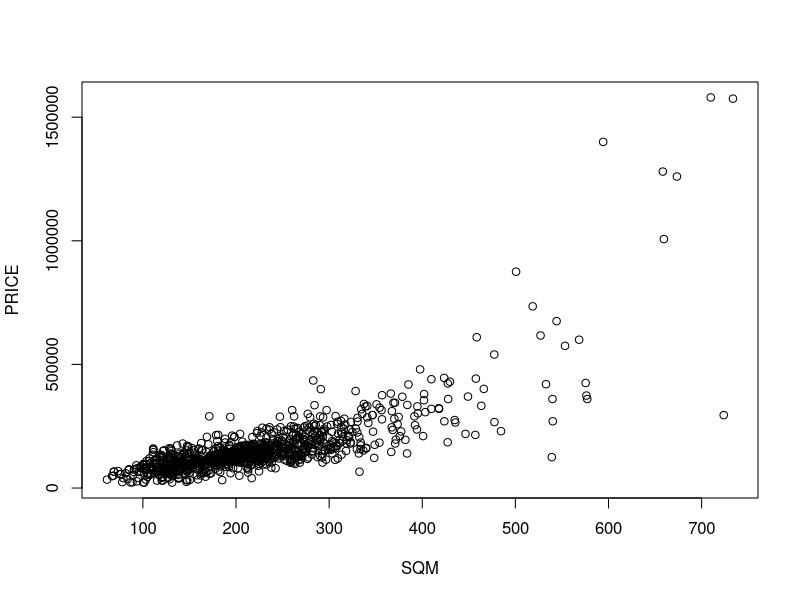
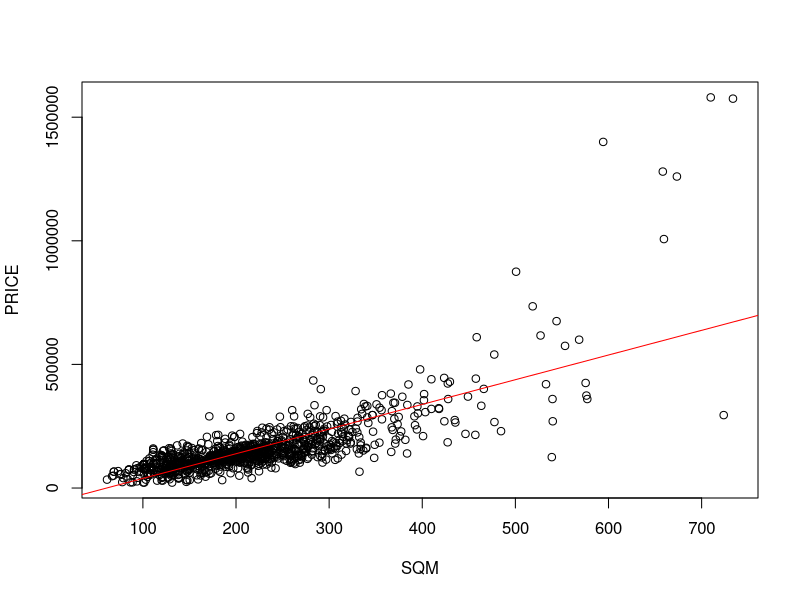
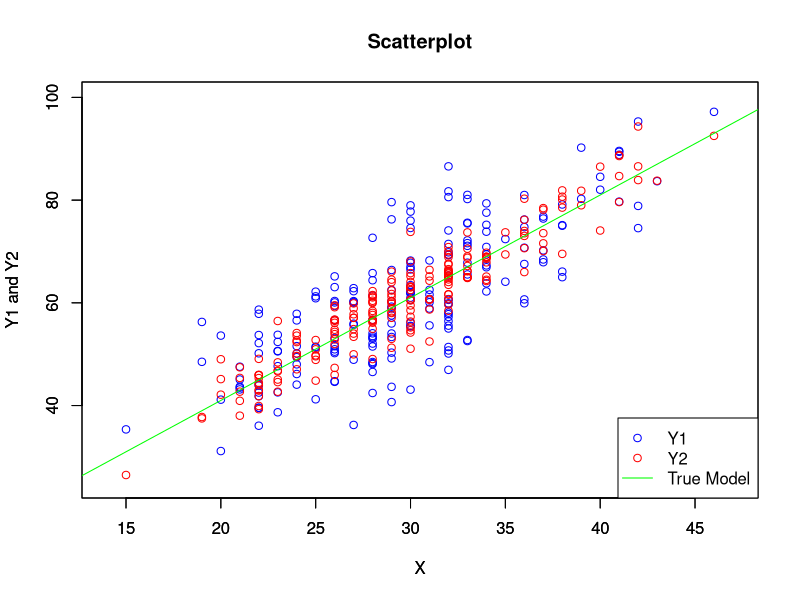

Generate these figures, in order, with R:
################################################################################
#                                                                              #
#            Assignment 2: The Simple Linear Regression Model                  # 
#                       Exercise 3 and 5                                       #
#                                                                              #
################################################################################

##### Exercise 3: House Prices #####

# Read data
houses <- read.csv("houseprices.csv")

# Exploration
summary(houses)
plot(PRICE ~ SQM, data = houses) # positive relationship between price and sqm
cor(houses$PRICE, houses$SQM)

# a) Linear Regression with OLS
linModA <- lm(PRICE ~ SQM, data = houses)
summary(linModA)

# Add a regression line to the scatterplot
plot(PRICE ~ SQM, data = houses)
abline(linModA, col="red")

# c) Predict the price for the house of size 200m^2 
price_200 <- predict(linModA, data.frame(SQM = c(200)))
print(price_200) # Print the value in the console

# d) Scaling
houses$priceScaled <- houses$PRICE/1000 # price in 1000 $ 
# Linear regression with scaled price
linModC <- lm(priceScaled ~ SQM, data = houses)
summary(linModC)
# Prediction
priceScaled_200 <- predict(linModC, data.frame(SQM = c(200)))
# The prediction is still in 1000$. For interpretation, calculate in $ * 1000:
priceInDollar_200 <- priceScaled_200 * 1000 

#####  Assignment 5: Estimation Uncertainty #####

# Read data
random <- read.csv("random.csv")

# a) linear model y1 ~ x
regA <- lm(Y1 ~ X, data = random)
summary(regA)
# (i) Covariance matrix of the coefficients
vcov(regA)
# (ii) Without a constant/intercept - By default, intercept is included in 
# a regression in R. To estimate the model without an intercept, include -1 in 
# the equation
regNoInt <- lm(Y1 ~ -1 + X, data = random)
summary(regNoInt)

# b) Linear model y2 ~ x
regB <- lm(Y2 ~ X, data = random)
summary(regB)

# Two scatterplots in one plot
plot(Y1 ~ X, data = random, col = "blue",  xlab='X', ylab='Y1 and Y2',
     xlim=c(14,47), ylim=c(25,100), main='Scatterplot') # plot 1
par(new = TRUE) # plot the next plot in the previous one
plot(Y2 ~ X, data = random, col = "red", xlab='X', ylab='Y1 and Y2',
     xlim=c(14,47), ylim=c(25,100)) # plot 2
abline(a = 1, b = 2, col = "green") # true model line
legend("bottomright", legend=c('Y1', 'Y2', 'True Model'),
       col=c('blue', 'red', 'green'), pch = c(1, 1, NA_integer_),
       lty = c(0, 0, 1)) # add a legend


# c) Reduce the variation of x 
# (i) by rescaling of X
random$xScaled <- random$X/10
# Re-estimate the model from b)
regScaledX <- lm(Y2 ~ xScaled, data = random)
summary(regScaledX)
# (ii) by reducing the sample size, use the first 100 observations
regSmallSample <- lm(Y2 ~ X, data = random[1:100,])
summary(regSmallSample)

# d) inverse regression
# (1) for regression in a)
regInvA <- lm(X ~ Y1, data = random)
summary(regInvA)
# (2) for regression in b)
regInvB <- lm(X ~ Y2, data = random)
summary(regInvB)